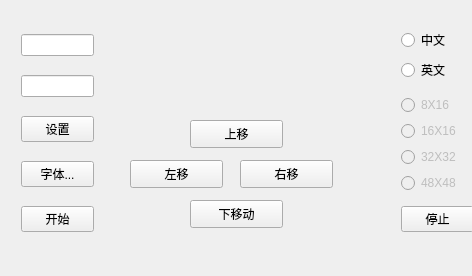
<?xml version="1.0" encoding="UTF-8"?>
<ui version="4.0">
 <class>MainWindow</class>
 <widget class="QMainWindow" name="MainWindow">
  <property name="geometry">
   <rect>
    <x>0</x>
    <y>0</y>
    <width>472</width>
    <height>276</height>
   </rect>
  </property>
  <property name="windowTitle">
   <string>MainWindow</string>
  </property>
  <widget class="QWidget" name="centralWidget">
   <widget class="QPushButton" name="pushButton_4">
    <property name="geometry">
     <rect>
      <x>130</x>
      <y>160</y>
      <width>93</width>
      <height>28</height>
     </rect>
    </property>
    <property name="text">
     <string>左移</string>
    </property>
   </widget>
   <widget class="QPushButton" name="pushButton_5">
    <property name="geometry">
     <rect>
      <x>240</x>
      <y>160</y>
      <width>93</width>
      <height>28</height>
     </rect>
    </property>
    <property name="text">
     <string>右移</string>
    </property>
   </widget>
   <widget class="QPushButton" name="pushButton_6">
    <property name="geometry">
     <rect>
      <x>190</x>
      <y>120</y>
      <width>93</width>
      <height>28</height>
     </rect>
    </property>
    <property name="text">
     <string>上移</string>
    </property>
   </widget>
   <widget class="QPushButton" name="pushButton_7">
    <property name="geometry">
     <rect>
      <x>190</x>
      <y>200</y>
      <width>93</width>
      <height>28</height>
     </rect>
    </property>
    <property name="text">
     <string>下移动</string>
    </property>
   </widget>
   <widget class="QWidget" name="widget" native="true">
    <property name="geometry">
     <rect>
      <x>180</x>
      <y>10</y>
      <width>121</width>
      <height>101</height>
     </rect>
    </property>
   </widget>
   <widget class="QWidget" name="layoutWidget">
    <property name="geometry">
     <rect>
      <x>10</x>
      <y>10</y>
      <width>95</width>
      <height>251</height>
     </rect>
    </property>
    <layout class="QVBoxLayout" name="verticalLayout_3">
     <item>
      <widget class="QLineEdit" name="lineEdit"/>
     </item>
     <item>
      <widget class="QLineEdit" name="lineEdit_2"/>
     </item>
     <item>
      <widget class="QPushButton" name="pushButton_8">
       <property name="text">
        <string>设置</string>
       </property>
      </widget>
     </item>
     <item>
      <widget class="QPushButton" name="pushButton_3">
       <property name="text">
        <string>字体...</string>
       </property>
      </widget>
     </item>
     <item>
      <widget class="QPushButton" name="pushButton">
       <property name="text">
        <string>开始</string>
       </property>
      </widget>
     </item>
    </layout>
   </widget>
   <widget class="QWidget" name="layoutWidget">
    <property name="geometry">
     <rect>
      <x>390</x>
      <y>10</y>
      <width>95</width>
      <height>241</height>
     </rect>
    </property>
    <layout class="QVBoxLayout" name="verticalLayout_4">
     <item>
      <layout class="QVBoxLayout" name="verticalLayout">
       <item>
        <widget class="QRadioButton" name="radioButton_4">
         <property name="text">
          <string>中文</string>
         </property>
        </widget>
       </item>
       <item>
        <widget class="QRadioButton" name="radioButton_5">
         <property name="text">
          <string>英文</string>
         </property>
        </widget>
       </item>
      </layout>
     </item>
     <item>
      <layout class="QVBoxLayout" name="verticalLayout_2">
       <item>
        <widget class="QRadioButton" name="radioButton_6">
         <property name="enabled">
          <bool>false</bool>
         </property>
         <property name="text">
          <string>8X16</string>
         </property>
        </widget>
       </item>
       <item>
        <widget class="QRadioButton" name="radioButton">
         <property name="enabled">
          <bool>false</bool>
         </property>
         <property name="text">
          <string>16X16</string>
         </property>
        </widget>
       </item>
       <item>
        <widget class="QRadioButton" name="radioButton_2">
         <property name="enabled">
          <bool>false</bool>
         </property>
         <property name="text">
          <string>32X32</string>
         </property>
        </widget>
       </item>
       <item>
        <widget class="QRadioButton" name="radioButton_3">
         <property name="enabled">
          <bool>false</bool>
         </property>
         <property name="text">
          <string>48X48</string>
         </property>
        </widget>
       </item>
      </layout>
     </item>
     <item>
      <widget class="QPushButton" name="pushButton_2">
       <property name="text">
        <string>停止</string>
       </property>
      </widget>
     </item>
    </layout>
   </widget>
  </widget>
 </widget>
 <layoutdefault spacing="6" margin="11"/>
 <resources/>
 <connections/>
</ui>
